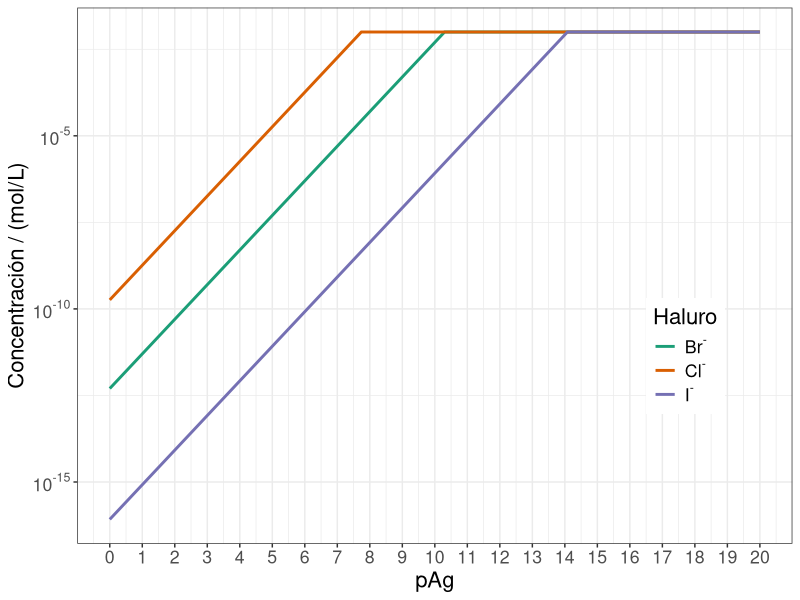
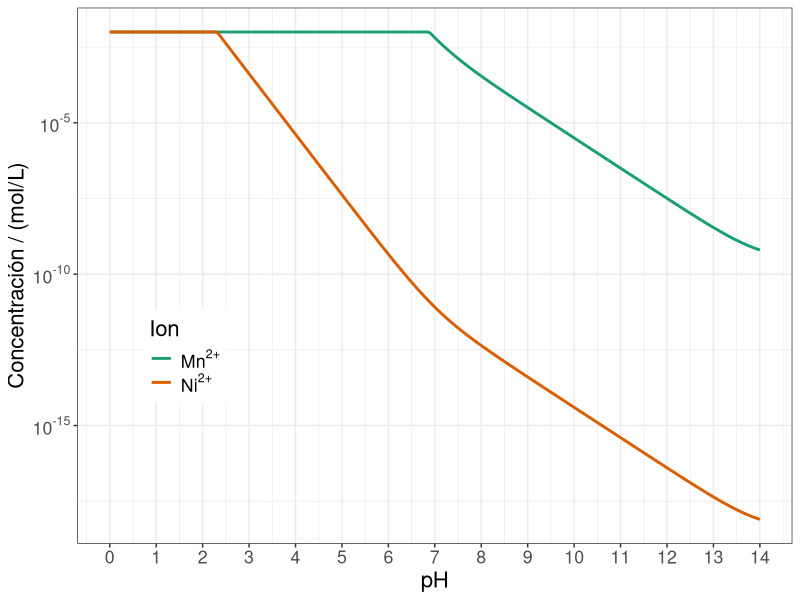

The R script that drew these images, in order:
## ---- chunk 1
Ks.AgCl <- 10^-9.74
Ks.AgBr <- 10^-12.3
Ks.AgI <- 10^-16.08
cKCl <- 0.0100
cKBr <- 0.0100
cKI <- 0.0100
## ---- chunk 2
pAg <- seq(0, 20, by = 0.01)
Ag <- 10^-pAg
Cl <- Ks.AgCl / Ag
Cl[Cl > cKCl] <- cKCl
Br <- Ks.AgBr / Ag
Br[Br > cKBr] <- cKBr
I <- Ks.AgI / Ag
I[I > cKI] <- cKI
## ---- chunk 3
if (!require("tidyverse")) install.packages("tidyverse")
if (!require("scales")) install.packages("scales")
df <- data.frame(x = pAg, Cl, Br, I) %>% 
  pivot_longer(names_to = "key", 
               values_to = "y",
               -x)

fig <- ggplot(df,
              aes(x = x, 
                  y = y, 
                  colour = key)
              ) +
  geom_line(size = 1L) +
  scale_color_brewer("Haluro",
                     labels = c(bquote(paste(Br^"-")),
                                bquote(paste(Cl^"-")),
                                bquote(paste(I^"-"))
                                ),
                     palette = "Dark2", 
                     direction = 1) +
  labs(x = "pAg",
       y = "Concentraci\U000F3n / (mol/L)") +
  scale_x_continuous(breaks = 0:20) + 
  scale_y_continuous(trans = log10_trans(),
                     breaks = trans_breaks("log10", function(x) 10^x), 
                     labels = trans_format("log10", math_format(10^.x))) +
  theme_bw() + 
  theme(text = element_text(size = 16),
        legend.position = c(0.85, 0.35))
print(fig)
## ---- chunk 4
alp <- function(pH, pKa){
  n <- length(pKa)
  num <- 10^(-pH * (n:0) - cumsum(c(0, pKa)))
  num / sum(num)
}
## ---- chunk 5
Ks.MnS <- 10^-10.5
Ks.NiS <- 10^-19.4
cMnNO3.2 <- 0.0100
cNiNO3.2 <- 0.0100
cH2S <- 0.100
## ---- chunk 6
pH <- seq(0, 14, by = 0.05)
## ---- chunk 7
pKa.H2S <- c(7.02, 14.0)
## ---- chunk 8
alp.HnS <- t(sapply(pH, alp, pKa.H2S))
## ---- chunk 9
alp.S <- alp.HnS[,3]
S <- alp.S * cH2S
## ---- chunk 10
Mn <- Ks.MnS / S
Mn[Mn > cMnNO3.2] <- cMnNO3.2
Ni <- Ks.NiS / S
Ni[Ni > cNiNO3.2] <- cNiNO3.2
## ---- chunk 11
if (!require("tidyverse")) install.packages("tidyverse")
if (!require("scales")) install.packages("scales")
df <- data.frame(x = pH, Mn, Ni) %>% 
  pivot_longer(names_to = "key", 
               values_to = "y",
               -x)

fig <- ggplot(df,
              aes(x = x, 
                  y = y, 
                  colour = key)
              ) +
  geom_line(size = 1L) +
  scale_color_brewer("Ion",
                     labels = c(bquote(paste(Mn^"2+")),
                                bquote(paste(Ni^"2+"))
                                ),
                     palette = "Dark2", 
                     direction = 1) +
  labs(x = "pH",
       y = "Concentraci\U000F3n / (mol/L)") +
  scale_x_continuous(breaks = 0:20) + 
  scale_y_continuous(trans = log10_trans(),
                     breaks = trans_breaks("log10", function(x) 10^x), 
                     labels = trans_format("log10", math_format(10^.x))) +
  theme_bw() + 
  theme(text = element_text(size = 16),
        legend.position = c(0.15, 0.35))
print(fig)
